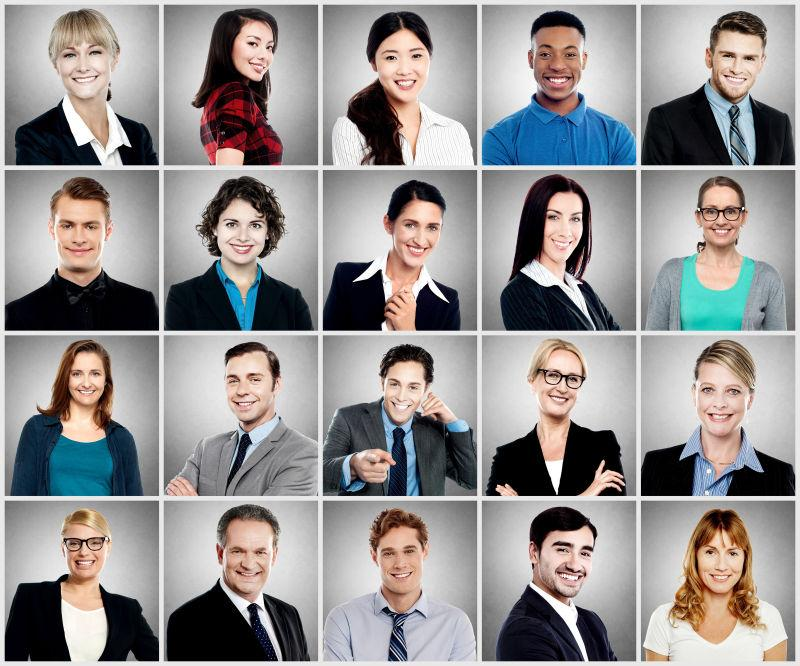
#> input picture face/small.jpg, 800 x 666 px
$ python mang_face_rec.py
#> lines starting #> are read from the running program, lines starting #| are printed output that depends on the picture; after the words box and inside, x2 and y2 are one past the last pixel; in counts of white or black regions, pixels touching at a corner belong together
#> further down, img is the input picture: shape (666, 800, 3); mean B, G, R 145.3, 145.8, 149
import cv2 as cv


def face_detect_demo(resize_img):
    gray = cv.cvtColor(resize_img, cv.COLOR_BGR2GRAY)
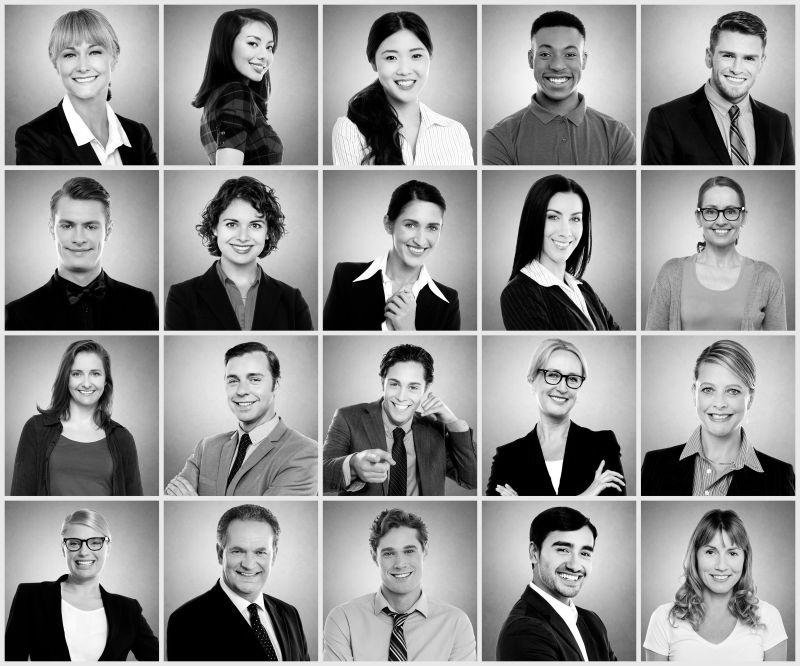
#> gray: shape (666, 800); min 0, max 255, mean 146.7
    # 加载特征数据
    face_detector = cv.CascadeClassifier(
        'D:/opencv/opencv/sources/data/haarcascades/haarcascade_frontalface_default.xml')
    faces = face_detector.detectMultiScale(gray)
#> faces = 24 rows, first 6: [708, 254, 36, 36], [358, 447, 37, 37], [61, 354, 52, 52], [536, 196, 57, 57], [213, 354, 63, 63], [367, 527, 64, 64]
    for x, y, w, h in faces:
        print(x, y, w, h)
        cv.rectangle(resize_img, (x, y), (x + w, y + h), color=(0, 255, 0), thickness=2)
        cv.circle(img, center=(x + w // 2, y + h // 2), radius=w // 3, color=(0, 255, 0), thickness=2)
#> this loop made 24 passes
#> (x, y, w, h) on passes 1 to 12: (708, 254, 36, 36), (358, 447, 37, 37), (61, 354, 52, 52), (536, 196, 57, 57), (213, 354, 63, 63), (367, 527, 64, 64), (229, 23, 55, 55), (526, 30, 61, 61), (692, 188, 59, 59), (46, 200, 67, 67), (210, 200, 64, 64), (375, 363, 57, 57)
#| 708 254 36 36
#| 358 447 37 37
#| 61 354 52 52
#| 536 196 57 57
#| 213 354 63 63
#| 367 527 64 64
#| 229 23 55 55
#| 526 30 61 61
#> (further printed lines are left out)
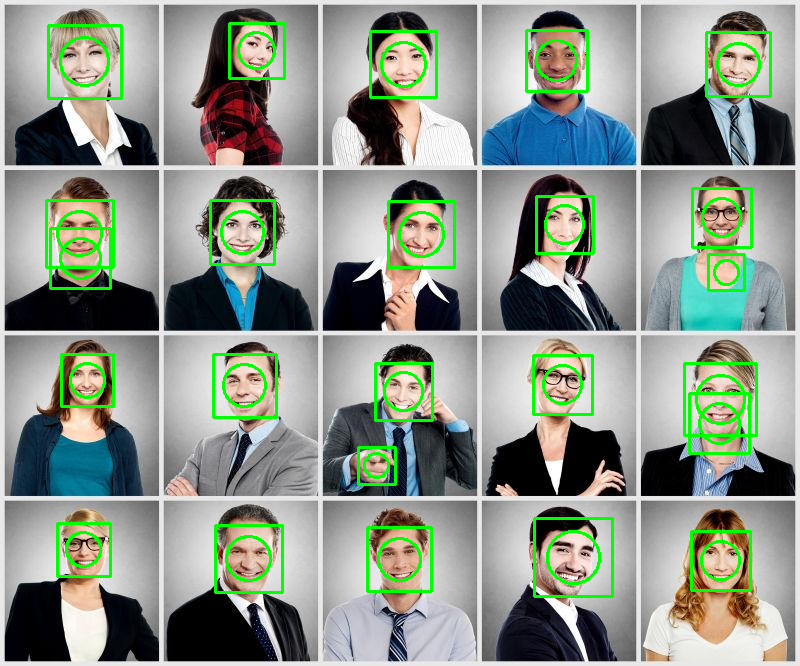
#> img: shape (666, 800, 3); 4.93% of pixels changed, all inside (x1, y1, x2, y2) = (45, 22, 772, 598)
    cv.imshow('result', resize_img)


# 加载图片
img = cv.imread('small.jpg')
# 调用人脸检查方法
# resize_img = cv.resize(img, dsize=(600, 660))
#
face_detect_demo(img)
cv.waitKey(0)
cv.destroyAllWindows()
